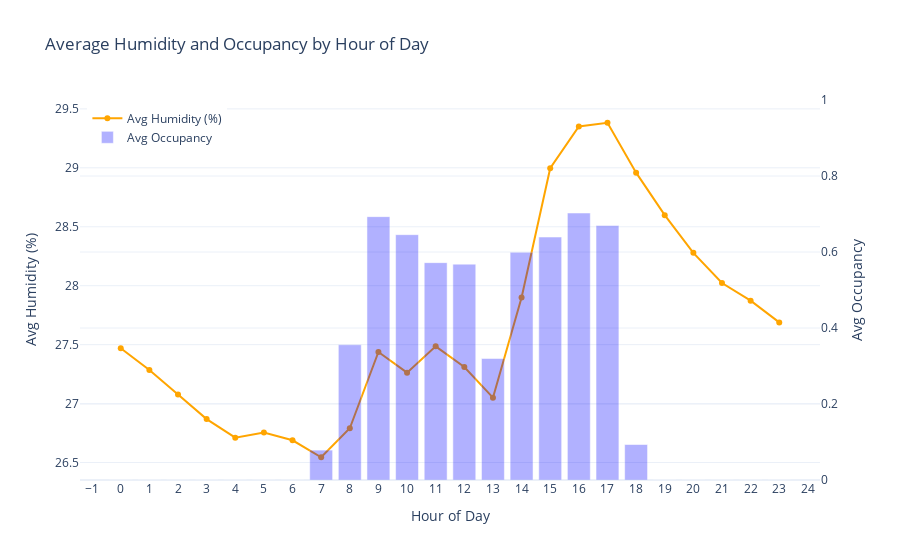

Notebook code cell kept with this figure:
### Markdown cell above
### Humidity and Occupancy by Hour

### Code cell
# Group by hour for Humidity and Occupancy
hourly_humidity = df.groupby('hour').agg({
    'Humidity': 'mean',
    'Occupancy': 'mean'
}).reset_index()

# Create figure
fig = go.Figure()

# Add Humidity trace (left Y-axis)
fig.add_trace(go.Scatter(
    x=hourly_humidity['hour'],
    y=hourly_humidity['Humidity'],
    name='Avg Humidity (%)',
    mode='lines+markers',
    line=dict(color='orange'),
    yaxis='y1'
))

# Add Occupancy trace (right Y-axis)
fig.add_trace(go.Bar(
    x=hourly_humidity['hour'],
    y=hourly_humidity['Occupancy'],
    name='Avg Occupancy',
    opacity=0.3,
    marker_color='blue',
    yaxis='y2'
))

# Layout
fig.update_layout(
    title='Average Humidity and Occupancy by Hour of Day',
    xaxis=dict(title='Hour of Day', dtick=1),
    yaxis=dict(title='Avg Humidity (%)', side='left'),
    yaxis2=dict(title='Avg Occupancy', side='right', overlaying='y', range=[0, 1]),
    legend=dict(x=0.01, y=0.99),
    template='plotly_white'
)

fig.show()

### Figure 1 — Plotly figure (JSON) as saved in the notebook; plotly's stock layout.template omitted (floating-point values rounded to 4 significant figures)
{"data": [{"line": {"color": "orange"}, "mode": "lines+markers", "name": "Avg Humidity (%)", "type": "scatter", "x": [0, 1, 2, 3, 4, 5, 6, 7, 8, 9, 10, 11, 12, 13, 14, 15, 16, 17, 18, 19, 20, 21, 22, 23], "y": [27.47, 27.28, 27.08, 26.87, 26.71, 26.76, 26.69, 26.54, 26.79, 27.44, 27.26, 27.49, 27.31, 27.05, 27.9, 29.0, 29.35, 29.38, 28.96, 28.6, 28.28, 28.02, 27.87, 27.69], "yaxis": "y"}, {"marker": {"color": "blue"}, "name": "Avg Occupancy", "opacity": 0.3, "type": "bar", "x": [0, 1, 2, 3, 4, 5, 6, 7, 8, 9, 10, 11, 12, 13, 14, 15, 16, 17, 18, 19, 20, 21, 22, 23], "y": [0.0, 0.0, 0.0, 0.0, 0.0, 0.0, 0.0, 0.07869, 0.3559, 0.693, 0.6456, 0.572, 0.5681, 0.3197, 0.5992, 0.6393, 0.7026, 0.6695, 0.09333, 0.0, 0.0, 0.0, 0.0, 0.0], "yaxis": "y2"}], "layout": {"legend": {"x": 0.01, "y": 0.99}, "title": {"text": "Average Humidity and Occupancy by Hour of Day"}, "xaxis": {"dtick": 1, "title": {"text": "Hour of Day"}}, "yaxis": {"side": "left", "title": {"text": "Avg Humidity (%)"}}, "yaxis2": {"overlaying": "y", "range": [0, 1], "side": "right", "title": {"text": "Avg Occupancy"}}}}
